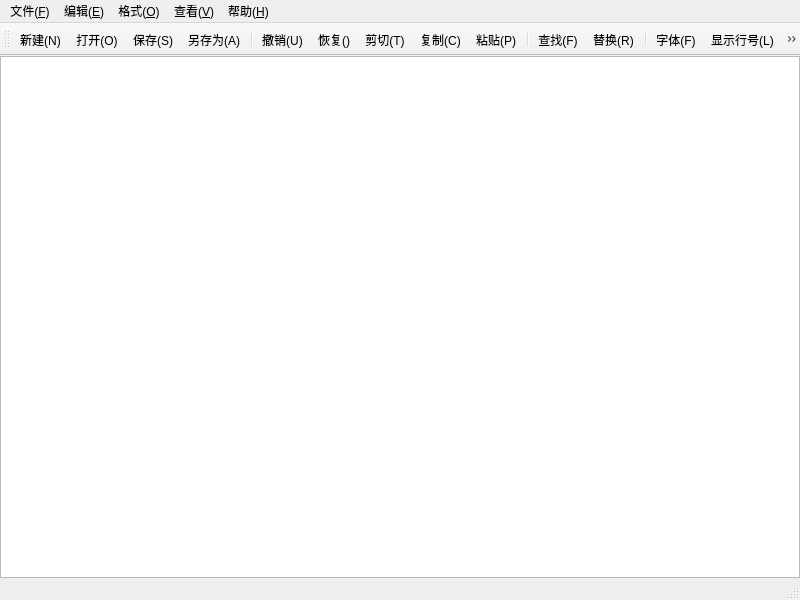
<?xml version="1.0" encoding="UTF-8"?>
<ui version="4.0">
 <class>MainWindow</class>
 <widget class="QMainWindow" name="MainWindow">
  <property name="geometry">
   <rect>
    <x>0</x>
    <y>0</y>
    <width>800</width>
    <height>600</height>
   </rect>
  </property>
  <property name="windowTitle">
   <string>MainWindow</string>
  </property>
  <widget class="QWidget" name="centralwidget">
   <layout class="QHBoxLayout" name="horizontalLayout">
    <property name="spacing">
     <number>0</number>
    </property>
    <property name="leftMargin">
     <number>0</number>
    </property>
    <property name="topMargin">
     <number>0</number>
    </property>
    <property name="rightMargin">
     <number>0</number>
    </property>
    <property name="bottomMargin">
     <number>0</number>
    </property>
    <item>
     <widget class="CodeEditor" name="TextEdit"/>
    </item>
   </layout>
  </widget>
  <widget class="QMenuBar" name="menubar">
   <property name="geometry">
    <rect>
     <x>0</x>
     <y>0</y>
     <width>800</width>
     <height>25</height>
    </rect>
   </property>
   <widget class="QMenu" name="menu_F">
    <property name="title">
     <string>文件(&amp;F)</string>
    </property>
    <addaction name="NewNote"/>
    <addaction name="OpenNote"/>
    <addaction name="SaveNote"/>
    <addaction name="SaveNoteAs"/>
    <addaction name="separator"/>
    <addaction name="Exit"/>
   </widget>
   <widget class="QMenu" name="menu_E">
    <property name="title">
     <string>编辑(&amp;E)</string>
    </property>
    <addaction name="Undo"/>
    <addaction name="redo"/>
    <addaction name="Cut"/>
    <addaction name="Copy"/>
    <addaction name="Paste"/>
    <addaction name="separator"/>
    <addaction name="Find"/>
    <addaction name="FindAndReplace"/>
    <addaction name="separator"/>
    <addaction name="SelectAll"/>
   </widget>
   <widget class="QMenu" name="menu_O">
    <property name="title">
     <string>格式(&amp;O)</string>
    </property>
    <addaction name="AutoNewLine"/>
    <addaction name="ShowLineCount"/>
    <addaction name="FontFamily"/>
    <addaction name="FontColor"/>
    <addaction name="separator"/>
    <addaction name="FontBackgroundColor"/>
    <addaction name="EditorBackgroundColor"/>
   </widget>
   <widget class="QMenu" name="menu_V">
    <property name="title">
     <string>查看(&amp;V)</string>
    </property>
    <addaction name="ToolBar"/>
    <addaction name="StatusBar"/>
   </widget>
   <widget class="QMenu" name="menu_H">
    <property name="title">
     <string>帮助(&amp;H)</string>
    </property>
    <addaction name="About"/>
   </widget>
   <addaction name="menu_F"/>
   <addaction name="menu_E"/>
   <addaction name="menu_O"/>
   <addaction name="menu_V"/>
   <addaction name="menu_H"/>
  </widget>
  <widget class="QStatusBar" name="statusbar"/>
  <widget class="QToolBar" name="toolBar">
   <property name="windowTitle">
    <string>toolBar</string>
   </property>
   <attribute name="toolBarArea">
    <enum>TopToolBarArea</enum>
   </attribute>
   <attribute name="toolBarBreak">
    <bool>false</bool>
   </attribute>
   <addaction name="NewNote"/>
   <addaction name="OpenNote"/>
   <addaction name="SaveNote"/>
   <addaction name="SaveNoteAs"/>
   <addaction name="separator"/>
   <addaction name="Undo"/>
   <addaction name="redo"/>
   <addaction name="Cut"/>
   <addaction name="Copy"/>
   <addaction name="Paste"/>
   <addaction name="separator"/>
   <addaction name="Find"/>
   <addaction name="FindAndReplace"/>
   <addaction name="separator"/>
   <addaction name="FontFamily"/>
   <addaction name="ShowLineCount"/>
   <addaction name="AutoNewLine"/>
   <addaction name="separator"/>
   <addaction name="ToolBar"/>
   <addaction name="StatusBar"/>
  </widget>
  <action name="NewNote">
   <property name="icon">
    <iconset resource="res.qrc">
     <normaloff>:/img/note_add_24dp_5F6368_FILL0_wght400_GRAD0_opsz24.svg</normaloff>:/img/note_add_24dp_5F6368_FILL0_wght400_GRAD0_opsz24.svg</iconset>
   </property>
   <property name="text">
    <string>新建(&amp;N)</string>
   </property>
   <property name="shortcut">
    <string>Ctrl+N</string>
   </property>
  </action>
  <action name="OpenNote">
   <property name="icon">
    <iconset resource="res.qrc">
     <normaloff>:/img/folder_open_24dp_5F6368_FILL0_wght400_GRAD0_opsz24.svg</normaloff>:/img/folder_open_24dp_5F6368_FILL0_wght400_GRAD0_opsz24.svg</iconset>
   </property>
   <property name="text">
    <string>打开(&amp;O)</string>
   </property>
   <property name="shortcut">
    <string>Ctrl+O</string>
   </property>
  </action>
  <action name="SaveNote">
   <property name="icon">
    <iconset resource="res.qrc">
     <normaloff>:/img/save_24dp_5F6368_FILL0_wght400_GRAD0_opsz24.svg</normaloff>:/img/save_24dp_5F6368_FILL0_wght400_GRAD0_opsz24.svg</iconset>
   </property>
   <property name="text">
    <string>保存(&amp;S)</string>
   </property>
   <property name="shortcut">
    <string>Ctrl+S</string>
   </property>
  </action>
  <action name="SaveNoteAs">
   <property name="icon">
    <iconset resource="res.qrc">
     <normaloff>:/img/save_as_24dp_5F6368_FILL0_wght400_GRAD0_opsz24.svg</normaloff>:/img/save_as_24dp_5F6368_FILL0_wght400_GRAD0_opsz24.svg</iconset>
   </property>
   <property name="text">
    <string>另存为(&amp;A)</string>
   </property>
  </action>
  <action name="Undo">
   <property name="icon">
    <iconset resource="res.qrc">
     <normaloff>:/img/undo_24dp_5F6368_FILL0_wght400_GRAD0_opsz24.svg</normaloff>:/img/undo_24dp_5F6368_FILL0_wght400_GRAD0_opsz24.svg</iconset>
   </property>
   <property name="text">
    <string>撤销(&amp;U)</string>
   </property>
   <property name="shortcut">
    <string>Ctrl+Z</string>
   </property>
  </action>
  <action name="redo">
   <property name="icon">
    <iconset resource="res.qrc">
     <normaloff>:/img/redo_24dp_5F6368_FILL0_wght400_GRAD0_opsz24.svg</normaloff>:/img/redo_24dp_5F6368_FILL0_wght400_GRAD0_opsz24.svg</iconset>
   </property>
   <property name="text">
    <string>恢复()</string>
   </property>
   <property name="shortcut">
    <string>Ctrl+Shift+Z</string>
   </property>
  </action>
  <action name="Cut">
   <property name="icon">
    <iconset resource="res.qrc">
     <normaloff>:/img/content_cut_24dp_5F6368_FILL0_wght400_GRAD0_opsz24.svg</normaloff>:/img/content_cut_24dp_5F6368_FILL0_wght400_GRAD0_opsz24.svg</iconset>
   </property>
   <property name="text">
    <string>剪切(&amp;T)</string>
   </property>
   <property name="shortcut">
    <string>Ctrl+X</string>
   </property>
  </action>
  <action name="Copy">
   <property name="icon">
    <iconset resource="res.qrc">
     <normaloff>:/img/content_copy_24dp_5F6368_FILL0_wght400_GRAD0_opsz24.svg</normaloff>:/img/content_copy_24dp_5F6368_FILL0_wght400_GRAD0_opsz24.svg</iconset>
   </property>
   <property name="text">
    <string>复制(&amp;C)</string>
   </property>
   <property name="shortcut">
    <string>Ctrl+C</string>
   </property>
  </action>
  <action name="Paste">
   <property name="icon">
    <iconset resource="res.qrc">
     <normaloff>:/img/content_paste_24dp_5F6368_FILL0_wght400_GRAD0_opsz24.svg</normaloff>:/img/content_paste_24dp_5F6368_FILL0_wght400_GRAD0_opsz24.svg</iconset>
   </property>
   <property name="text">
    <string>粘贴(&amp;P)</string>
   </property>
   <property name="shortcut">
    <string>Ctrl+V</string>
   </property>
  </action>
  <action name="Find">
   <property name="icon">
    <iconset resource="res.qrc">
     <normaloff>:/img/search_24dp_5F6368_FILL0_wght400_GRAD0_opsz24.svg</normaloff>:/img/search_24dp_5F6368_FILL0_wght400_GRAD0_opsz24.svg</iconset>
   </property>
   <property name="text">
    <string>查找(&amp;F)</string>
   </property>
   <property name="shortcut">
    <string>Ctrl+F</string>
   </property>
  </action>
  <action name="FindAndReplace">
   <property name="icon">
    <iconset resource="res.qrc">
     <normaloff>:/img/find_replace_24dp_5F6368_FILL0_wght400_GRAD0_opsz24.svg</normaloff>:/img/find_replace_24dp_5F6368_FILL0_wght400_GRAD0_opsz24.svg</iconset>
   </property>
   <property name="text">
    <string>替换(&amp;R)</string>
   </property>
   <property name="shortcut">
    <string>Ctrl+H</string>
   </property>
  </action>
  <action name="FontFamily">
   <property name="icon">
    <iconset resource="res.qrc">
     <normaloff>:/img/brand_family_24dp_5F6368_FILL0_wght400_GRAD0_opsz24.svg</normaloff>:/img/brand_family_24dp_5F6368_FILL0_wght400_GRAD0_opsz24.svg</iconset>
   </property>
   <property name="text">
    <string>字体(&amp;F)</string>
   </property>
  </action>
  <action name="ShowLineCount">
   <property name="checkable">
    <bool>true</bool>
   </property>
   <property name="icon">
    <iconset resource="res.qrc">
     <normaloff>:/img/line_show_24dp_5F6368_FILL0_wght400_GRAD0_opsz24.svg</normaloff>:/img/line_show_24dp_5F6368_FILL0_wght400_GRAD0_opsz24.svg</iconset>
   </property>
   <property name="text">
    <string>显示行号(&amp;L)</string>
   </property>
   <property name="shortcut">
    <string>Ctrl+L</string>
   </property>
  </action>
  <action name="AutoNewLine">
   <property name="checkable">
    <bool>true</bool>
   </property>
   <property name="icon">
    <iconset resource="res.qrc">
     <normaloff>:/img/wrap_text_24dp_5F6368_FILL0_wght400_GRAD0_opsz24.svg</normaloff>:/img/wrap_text_24dp_5F6368_FILL0_wght400_GRAD0_opsz24.svg</iconset>
   </property>
   <property name="text">
    <string>自动换行(&amp;W)</string>
   </property>
  </action>
  <action name="ToolBar">
   <property name="checkable">
    <bool>true</bool>
   </property>
   <property name="icon">
    <iconset resource="res.qrc">
     <normaloff>:/img/toolbar_24dp_5F6368_FILL0_wght400_GRAD0_opsz24.svg</normaloff>:/img/toolbar_24dp_5F6368_FILL0_wght400_GRAD0_opsz24.svg</iconset>
   </property>
   <property name="text">
    <string>工具栏(&amp;T)</string>
   </property>
  </action>
  <action name="StatusBar">
   <property name="checkable">
    <bool>true</bool>
   </property>
   <property name="icon">
    <iconset resource="res.qrc">
     <normaloff>:/img/status_bar_24dp_5F6368_FILL0_wght400_GRAD0_opsz24.svg</normaloff>:/img/status_bar_24dp_5F6368_FILL0_wght400_GRAD0_opsz24.svg</iconset>
   </property>
   <property name="text">
    <string>状态栏(&amp;S)</string>
   </property>
  </action>
  <action name="Exit">
   <property name="text">
    <string>退出(&amp;X)</string>
   </property>
  </action>
  <action name="SelectAll">
   <property name="text">
    <string>全选(&amp;A)</string>
   </property>
   <property name="shortcut">
    <string>Ctrl+A</string>
   </property>
  </action>
  <action name="FontColor">
   <property name="text">
    <string>字体颜色</string>
   </property>
  </action>
  <action name="FontBackgroundColor">
   <property name="text">
    <string>字体背景色</string>
   </property>
  </action>
  <action name="EditorBackgroundColor">
   <property name="text">
    <string>编辑器背景色</string>
   </property>
  </action>
  <action name="About">
   <property name="text">
    <string>关于(&amp;A)</string>
   </property>
  </action>
 </widget>
 <customwidgets>
  <customwidget>
   <class>CodeEditor</class>
   <extends>QPlainTextEdit</extends>
   <header location="global">codeeditor.h</header>
  </customwidget>
 </customwidgets>
 <resources>
  <include location="res.qrc"/>
 </resources>
 <connections/>
</ui>
